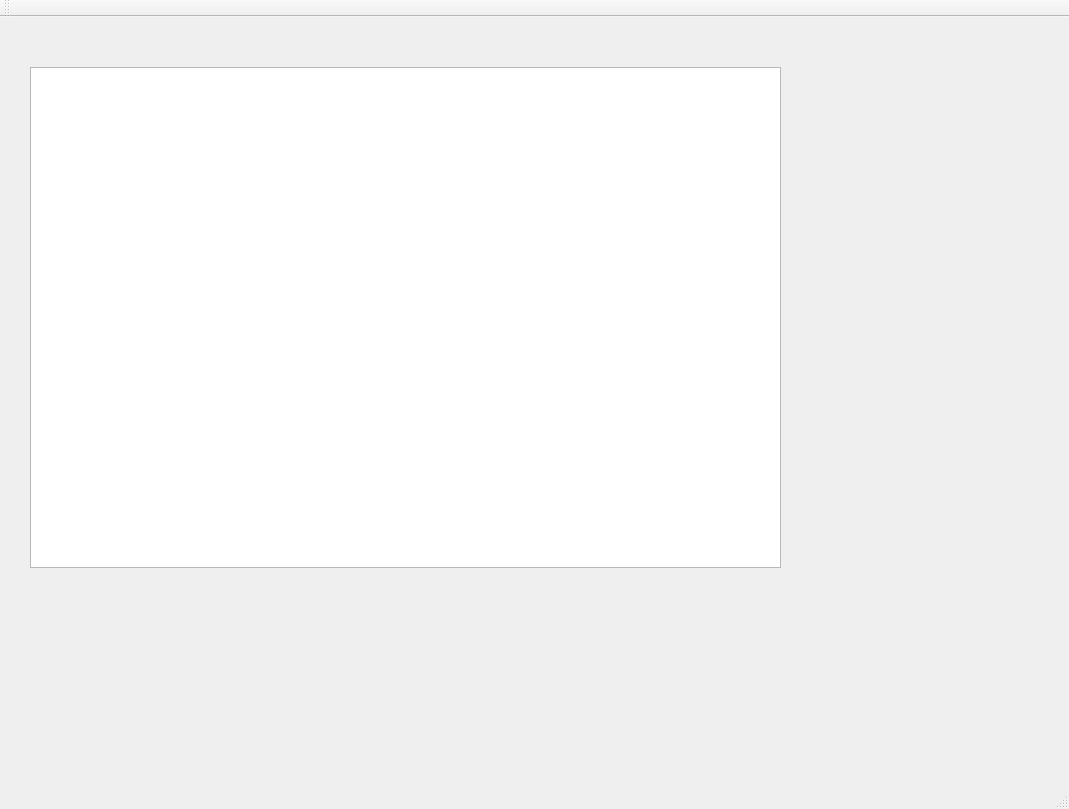
<?xml version="1.0" encoding="UTF-8"?>
<ui version="4.0">
 <class>MainWindow</class>
 <widget class="QMainWindow" name="MainWindow">
  <property name="geometry">
   <rect>
    <x>0</x>
    <y>0</y>
    <width>1069</width>
    <height>809</height>
   </rect>
  </property>
  <property name="windowTitle">
   <string>MainWindow</string>
  </property>
  <widget class="QWidget" name="centralWidget">
   <widget class="QPlainTextEdit" name="plainTextEdit">
    <property name="geometry">
     <rect>
      <x>30</x>
      <y>50</y>
      <width>751</width>
      <height>501</height>
     </rect>
    </property>
   </widget>
  </widget>
  <widget class="QMenuBar" name="menuBar">
   <property name="geometry">
    <rect>
     <x>0</x>
     <y>0</y>
     <width>1069</width>
     <height>21</height>
    </rect>
   </property>
  </widget>
  <widget class="QToolBar" name="mainToolBar">
   <attribute name="toolBarArea">
    <enum>TopToolBarArea</enum>
   </attribute>
   <attribute name="toolBarBreak">
    <bool>false</bool>
   </attribute>
  </widget>
  <widget class="QStatusBar" name="statusBar"/>
 </widget>
 <layoutdefault spacing="6" margin="11"/>
 <resources/>
 <connections/>
</ui>
